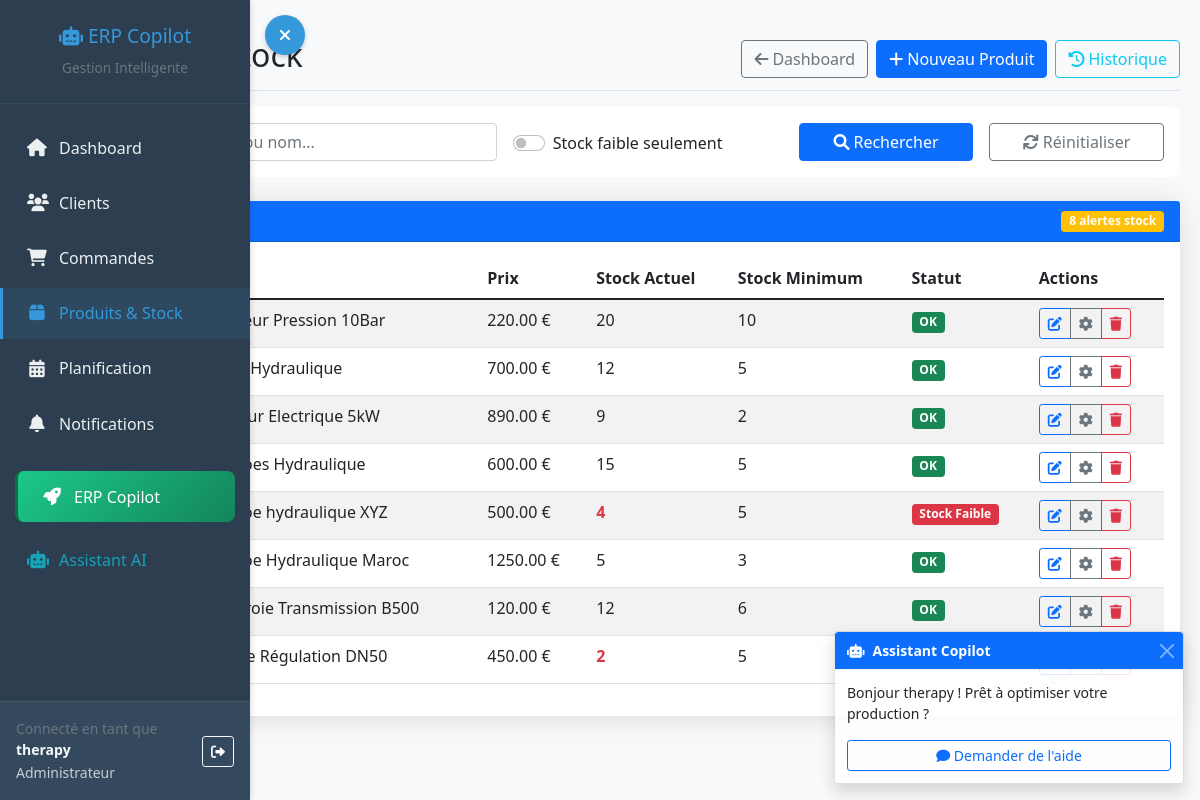
Screenshot of /products/ (signed in) with the database file from the repository.
### dashboard/models.py (models this page shows, shortened)
class CustomUser(AbstractUser):
    ROLE_CHOICES = [
        ('admin', 'Administrateur'),
        ('manager', 'Manager'),
        ('supervisor', 'Superviseur'),  # Rôle secondaire avec accès limité
        ('operator', 'Opérateur'),
    ]
    role = models.CharField(max_length=20, choices=ROLE_CHOICES, default='operator')
    phone = models.CharField(max_length=20, blank=True)

class Product(models.Model):
    reference = models.CharField(max_length=50, unique=True)
    name = models.CharField(max_length=100)
    description = models.TextField(blank=True)
    price = models.DecimalField(max_digits=10, decimal_places=2)
    min_stock = models.IntegerField(default=5)
    max_stock = models.IntegerField(default=100)
    current_stock = models.IntegerField(default=0)
    created_at = models.DateTimeField(auto_now_add=True)
    @property
    def is_low_stock(self):
        return self.current_stock <= self.min_stock
    is_active = models.BooleanField(default=True)
    archived_at = models.DateTimeField(null=True, blank=True)

### dashboard/views.py (the view)
# urls.py: path('products/', views.product_list, name='product_list'),
@login_required
def product_list(request):
    products = Product.objects.filter(is_active=True).order_by('reference')
    search_query = request.GET.get('search', '')
    if search_query:
        products = products.filter(
            Q(reference__icontains=search_query) |
            Q(name__icontains=search_query)
        )
    low_stock = request.GET.get('low_stock', '')
    if low_stock == 'on':
        products = products.filter(current_stock__lte=F('min_stock'))
    return render(request, 'dashboard/products/product_list.html', {
        'products': products,
        'search_query': search_query,
        'low_stock': low_stock,
    })

### templates/dashboard/products/product_list.html (shortened to what this page needs)
{% extends 'base.html' %}
{% block content %}
<div class="d-flex justify-content-between flex-wrap flex-md-nowrap align-items-center pt-3 pb-2 mb-3 border-bottom">
    <h1 class="h2">
        Produits & Stock
    </h1>
    <div class="btn-toolbar mb-2 mb-md-0">
        <a href="{% url 'dashboard' %}" class="btn btn-outline-secondary me-2">
            <i class="fas fa-arrow-left me-1"></i>Dashboard
        </a>
        {% if user.role == 'admin' or user.role == 'manager' %}
        <a href="{% url 'create_product' %}" class="btn btn-primary me-2">
            <i class="fas fa-plus me-1"></i>Nouveau Produit
        </a>
        {% endif %}
        <a href="{% url 'stock_movements' %}" class="btn btn-outline-info">
            <i class="fas fa-history me-1"></i>Historique
        </a>
    </div>
</div>
<div class="row mb-4">
    <div class="col-12">
        <div class="card">
            <div class="card-body">
                <form method="get" class="row g-3">
                    <div class="col-md-5">
                        <input type="text" name="search" class="form-control"
                               placeholder="Rechercher par référence ou nom..."
                               value="{{ search_query }}">
                    </div>
                    <div class="col-md-3">
                        <div class="form-check form-switch mt-2">
                            <input class="form-check-input" type="checkbox" name="low_stock"
                                   id="low_stock" {% if low_stock %}checked{% endif %}>
                            <label class="form-check-label" for="low_stock">
                                Stock faible seulement
                            </label>
                        </div>
                    </div>
                    <div class="col-md-2">
                        <button type="submit" class="btn btn-primary w-100">
                            <i class="fas fa-search me-1"></i>Rechercher
                        </button>
                    </div>
                    <div class="col-md-2">
                        <a href="{% url 'product_list' %}" class="btn btn-outline-secondary w-100">
                            <i class="fas fa-refresh me-1"></i>Réinitialiser
                        </a>
                    </div>
                </form>
            </div>
        </div>
    </div>
</div>
<div class="row">
    <div class="col-12">
        <div class="card shadow">
            <div class="card-header bg-primary text-white d-flex justify-content-between align-items-center">
                <h5 class="mb-0">Produits ({{ products.count }})</h5>
                <span class="badge bg-warning">
                    {{ products.filter|default:products|length }} alertes stock
                </span>
            </div>
            <div class="card-body">
                <div class="table-responsive">
                    <table class="table table-striped table-hover">
                        <thead>
                            <tr>
                                <th>Référence</th>
                                <th>Nom</th>
                                <th>Prix</th>
                                <th>Stock Actuel</th>
                                <th>Stock Minimum</th>
                                <th>Statut</th>
                                <th>Actions</th>
                            </tr>
                        </thead>
                        <tbody>
                            {% for product in products %}
                            <tr>
                                <td><strong>{{ product.reference }}</strong></td>
                                <td>{{ product.name }}</td>
                                <td>{{ product.price }} €</td>
                                <td>
                                    <span class="{% if product.is_low_stock %}text-danger fw-bold{% endif %}">
                                        {{ product.current_stock }}
                                    </span>
                                </td>
                                <td>{{ product.min_stock }}</td>
                                <td>
                                    {% if product.is_low_stock %}
                                        <span class="badge bg-danger">Stock Faible</span>
                                    {% else %}
                                        <span class="badge bg-success">OK</span>
                                    {% endif %}
                                </td>
                                {% if user.role == 'admin' or user.role == 'manager' %}
                                <td>
                                    <div class="btn-group btn-group-sm">
                                        <button class="btn btn-outline-primary"
                                                data-bs-toggle="modal"
                                                data-bs-target="#adjustStockModal{{ product.id }}"
                                                title="Ajuster le stock">
                                            <i class="fas fa-edit"></i>
                                        </button>
                                        <a href="{% url 'edit_product' product.id %}"
                                           class="btn btn-outline-secondary" title="Modifier">
                                            <i class="fas fa-cog"></i>
                                        </a>
                                        <a href="{% url 'delete_product' product.id %}"
                                           class="btn btn-outline-danger" title="Supprimer">
                                            <i class="fas fa-trash"></i>
                                        </a>
                                    </div>
                                </td>
                                {% else %}
                                <td class="text-muted">—</td>
                                {% endif %}
                            </tr>
                            {% endfor %}
                        </tbody>
                    </table>
                </div>
            </div>
        </div>
    </div>
</div>
{% endblock %}

### templates/base.html (shortened to what this page needs)
<!DOCTYPE html>
<html lang="fr">
<head>
    <link href="https://cdn.jsdelivr.net/npm/bootstrap@5.1.3/dist/css/bootstrap.min.css" rel="stylesheet">
    <link href="https://cdnjs.cloudflare.com/ajax/libs/font-awesome/6.0.0/css/all.min.css" rel="stylesheet">
</head>
<body>
    <nav class="sidebar" id="sidebar">
        <div class="sidebar-sticky">
            <div class="sidebar-header text-center">
                <h5 class="text-primary">
                    <i class="fas fa-robot"></i> ERP Copilot
                </h5>
                <small class="text-muted">Gestion Intelligente</small>
            </div>
            <ul class="nav flex-column">
                <li class="nav-item">
                    <a class="nav-link {% if request.resolver_match.url_name == 'dashboard' %}active{% endif %}"
                    href="{% url 'dashboard' %}">
                        <i class="fas fa-home"></i>
                        Dashboard
                    </a>
                </li>
                <li class="nav-item">
                    <a class="nav-link {% if 'customers' in request.path %}active{% endif %}"
                    href="{% url 'customer_list' %}">
                        <i class="fas fa-users"></i>
                        Clients
                    </a>
                </li>
                <li class="nav-item">
                    <a class="nav-link {% if 'orders' in request.path %}active{% endif %}"
                    href="{% url 'order_list' %}">
                        <i class="fas fa-shopping-cart"></i>
                        Commandes
                    </a>
                </li>
                <li class="nav-item">
                    <a class="nav-link {% if 'products' in request.path or 'stock' in request.path %}active{% endif %}"
                    href="{% url 'product_list' %}">
                        <i class="fas fa-box"></i>
                        Produits & Stock
                    </a>
                </li>
                <li class="nav-item">
                    <a class="nav-link {% if 'planning' in request.path %}active{% endif %}"
                    href="{% url 'planning_dashboard' %}">
                        <i class="fas fa-calendar-alt"></i>
                        Planification
                    </a>
                </li>
                <li class="nav-item position-relative">
                    <a class="nav-link" href="{% url 'notifications_list' %}">
                        <i class="fas fa-bell"></i>
                        Notifications
                    </a>
                </li>
                <li class="nav-item">
                    <a class="nav-link erp-copilot" href="{% url 'erp_copilot' %}">
                        <i class="fas fa-rocket"></i>
                        ERP Copilot
                    </a>
                </li>
                <li class="nav-item">
                    <a class="nav-link text-info" href="{% url 'ai_assistant' %}">
                        <i class="fas fa-robot"></i>
                        Assistant AI
                    </a>
                </li>
            </ul>
            <div class="user-info-container">
                <div class="d-flex align-items-center">
                    <div class="flex-grow-1">
                        <small class="text-muted d-block">Connecté en tant que</small>
                        <div class="fw-bold text-light small">{{ user.username }}</div>
                        {% if user.role %}
                        <small class="text-light opacity-75">{{ user.get_role_display }}</small>
                        {% endif %}
                    </div>
                    <form method="post" action="{% url 'logout' %}" class="m-0">
                        <button type="submit" class="btn btn-sm btn-outline-light" title="Déconnexion">
                            <i class="fas fa-sign-out-alt"></i>
                        </button>
                    </form>
                </div>
            </div>
        </div>
    </nav>
    <button class="sidebar-toggle" id="sidebarToggle">
        <i class="fas fa-bars" id="toggleIcon"></i>
    </button>
    <main id="mainContent">
        {% block content %}
        {% endblock %}
    </main>
    <div class="position-fixed bottom-0 end-0 m-3" style="z-index: 1050;">
        <div class="toast show" role="alert" id="copilotToast">
            <div class="toast-header bg-primary text-white">
                <i class="fas fa-robot me-2"></i>
                <strong class="me-auto">Assistant Copilot</strong>
                <button type="button" class="btn-close btn-close-white" data-bs-dismiss="toast"></button>
            </div>
            <div class="toast-body">
                <p>Bonjour {{ user.username }} ! Prêt à optimiser votre production ?</p>
                <button class="btn btn-sm btn-outline-primary w-100" onclick="showCopilotHelp()">
                    <i class="fas fa-comment"></i> Demander de l'aide
                </button>
            </div>
        </div>
    </div>
</body>
</html>

### templates/base.html (style rules this page uses)
body { overflow-x: hidden; background-color: #f8f9fa; transition: margin-left 0.3s ease; }
.sidebar { position: fixed; top: 0; bottom: 0; left: 0; z-index: 1000; padding: 0; box-shadow: 2px 0 5px rgba(0,0,0,0.1); width: 250px; background-color: #2c3e50; transition: transform 0.3s ease; transform: translateX(0); display: flex; flex-direction: column; }
.sidebar-sticky { position: relative; height: 100vh; overflow-y: auto; padding: 0; display: flex; flex-direction: column; flex: 1; }
.sidebar-header { padding: 1.5rem 1rem; border-bottom: 1px solid #34495e; flex-shrink: 0; background-color: #2c3e50; }
.sidebar .nav { flex: 1; overflow-y: auto; padding: 1rem 0; }
.sidebar .nav-link { font-weight: 500; color: #ecf0f1; padding: 0.85rem 1.5rem; border-left: 3px solid transparent; transition: all 0.3s; margin: 2px 0; display: flex; align-items: center; position: relative; }
.sidebar .nav-link.active { color: #3498db; background-color: rgba(52, 152, 219, 0.1); border-left-color: #3498db; }
.sidebar .nav-link i { margin-right: 12px; width: 20px; text-align: center; font-size: 1.1rem; }
.sidebar-toggle { position: fixed; top: 15px; left: 15px; z-index: 1001; background: #3498db; border: none; border-radius: 50%; width: 40px; height: 40px; color: white; cursor: pointer; transition: all 0.3s ease; box-shadow: 0 2px 5px rgba(0,0,0,0.2); }
main { margin-left: 0; padding: 20px; transition: margin-left 0.3s ease; min-height: 100vh; }
.sidebar:not(.collapsed) + .sidebar-toggle { left: 265px; }
.sidebar-header h5 { color: #3498db !important; margin-bottom: 0.5rem; font-size: 1.2rem; }
.sidebar-header small { color: #bdc3c7; font-size: 0.85rem; }
.user-info-container { margin-top: auto; padding: 1rem; background-color: #34495e; border-top: 1px solid #455a64; flex-shrink: 0; }
.card { border: none; border-radius: 0.5rem; }
.shadow { box-shadow: 0 0.15rem 1.75rem 0 rgba(58, 59, 69, 0.15) !important; }
.nav-link.erp-copilot { background: linear-gradient(135deg, #1cc88a, #13855c); color: white !important; margin: 20px 15px 10px 15px; border-radius: 8px; border-left: 3px solid #0f6e4a !important; padding: 0.85rem 1.5rem; }
.nav-link.erp-copilot i { color: white !important; }
.nav-link.text-info { color: #17a2b8 !important; }

### rows the page displays
CustomUser: username "therapy", role "Administrateur"
Product: name "Capteur Pression 10Bar", price "220.00", current_stock "20", min_stock "10", shows "OK"
Product: name "Filtre Hydraulique", price "700.00", current_stock "12", min_stock "5", shows "OK"
Product: name "Moteur Electrique 5kW", price "890.00", current_stock "9", min_stock "2", shows "OK"
Product: name "Pompes Hydraulique", price "600.00", current_stock "15", min_stock "5", shows "OK"
Product: name "Pompe hydraulique XYZ", price "500.00", current_stock "4", min_stock "5", shows "Stock Faible"
Product: name "Pompe Hydraulique Maroc", price "1250.00", current_stock "5", min_stock "3", shows "OK"
Product: name "Courroie Transmission B500", price "120.00", current_stock "12", min_stock "6", shows "OK"
Product: name "Vanne Régulation DN50", price "450.00", current_stock "2", min_stock "5"

### other values shown
{{ products.filter|default:products|length }} "8"
